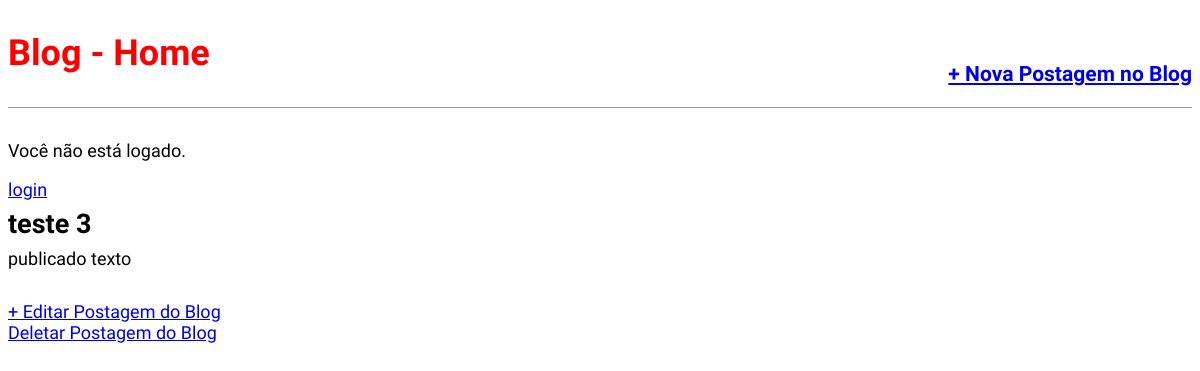
/post/testeslug3/, run on an earlier commit of the app's database.
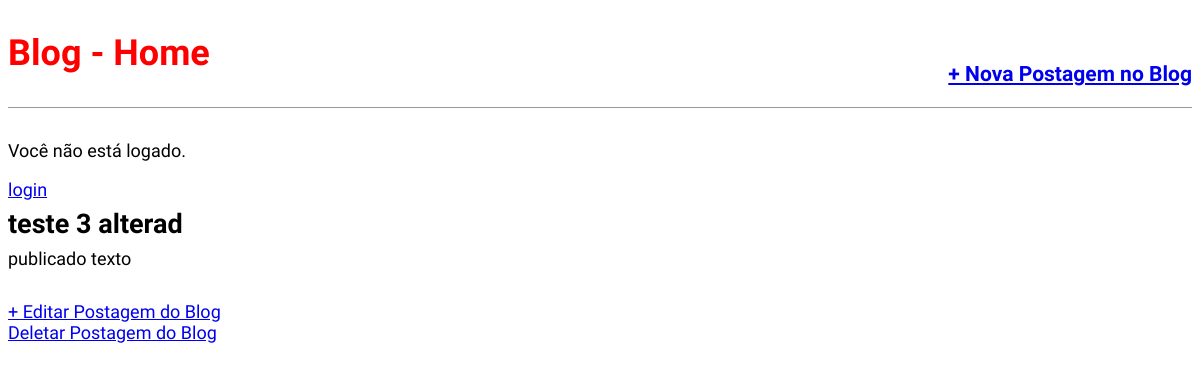
And on a later commit of the database.
### blog/models.py (models this page shows, shortened)
class Post(models.Model):
    STATUS = (
        ('rascunho','Rascunho'),
        ('publicado','Publicado'),
    )
    titulo = models.CharField(max_length=250)
    slug   = models.SlugField(max_length=250)#https://site.com/noticias/campeonato-brasileiro-2020/01/02/2020
    autor  = models.ForeignKey(User,
                               on_delete=models.CASCADE)
    conteudo  = models.TextField()
    publicado = models.DateTimeField(default=timezone.now)
    criado    = models.DateTimeField(auto_now_add=True)
    alterado  = models.DateTimeField(auto_now=True)
    status    = models.CharField(max_length=10,
                                 choices=STATUS,
                                 default='rascunho')
    objects   = models.Manager()
    published = PublishedManager()
    def get_absolute_url_update(self):
        return reverse('post_edit',args=[self.pk])
    class Meta:
        ordering = ('-publicado',)

### blog/views.py (the view)
# urls.py: path('post/<slug:slug>/', views.BlogDetailView.as_view(),name='post_detail'),
class BlogDetailView(DetailView):
    model = Post
    template_name = 'blog/post_detail.html'

### blog/templates/blog/post_detail.html (shortened to what this page needs)
{% extends 'base.html' %}
{% block content %}
        <div class="post-entry">
            <h2>{{ object.titulo }}</h2>
            <p>{{ object.conteudo }} </p>
        </div>
        <a href="{{ object.get_absolute_url_update }}">+ Editar Postagem do Blog </a><br>
        <a href="{% url 'post_delete' object.pk %}"> Deletar Postagem do Blog </a>
{% endblock content %}

What changed in the data, as far as the page shows it:
changed Post "publicado texto": titulo "teste 3" → "teste 3 alterad"
